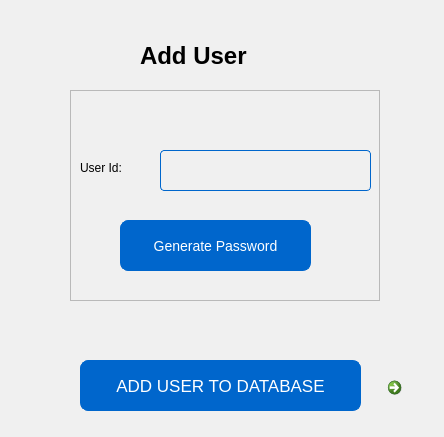
<?xml version="1.0" encoding="UTF-8"?>
<ui version="4.0">
 <class>add_user</class>
 <widget class="QDialog" name="add_user">
  <property name="geometry">
   <rect>
    <x>0</x>
    <y>0</y>
    <width>444</width>
    <height>437</height>
   </rect>
  </property>
  <property name="windowTitle">
   <string>Add User</string>
  </property>
  <property name="styleSheet">
   <string notr="true">background-color: #f0f0f0;</string>
  </property>
  <widget class="QPushButton" name="addUserDB">
   <property name="geometry">
    <rect>
     <x>80</x>
     <y>360</y>
     <width>281</width>
     <height>51</height>
    </rect>
   </property>
   <property name="font">
    <font>
     <family>Arial</family>
     <pointsize>-1</pointsize>
     <bold>false</bold>
    </font>
   </property>
   <property name="styleSheet">
    <string notr="true">QPushButton {
    background-color: #0066CC;
    color: white;
    border: 1px solid #0066CC;
    border-radius: 8px;
    font-size: 17px;
    font-family: 'Arial';
}

QPushButton:hover {
    background-color: #005599;
}

QPushButton:pressed {
    background-color: #004080;
    border: 1px solid #004080;
}</string>
   </property>
   <property name="text">
    <string>ADD USER TO DATABASE</string>
   </property>
  </widget>
  <widget class="QLabel" name="label_3">
   <property name="geometry">
    <rect>
     <x>250</x>
     <y>40</y>
     <width>31</width>
     <height>31</height>
    </rect>
   </property>
   <property name="text">
    <string/>
   </property>
   <property name="pixmap">
    <pixmap resource="img.qrc">:/images/add-user.png</pixmap>
   </property>
   <property name="scaledContents">
    <bool>true</bool>
   </property>
  </widget>
  <widget class="QFrame" name="frame_2">
   <property name="geometry">
    <rect>
     <x>70</x>
     <y>90</y>
     <width>310</width>
     <height>211</height>
    </rect>
   </property>
   <property name="styleSheet">
    <string notr="true">QFrame:hover {
    border: 1px solid #005599;
}

QFrame:focus {
    border: 1px solid #004080;
}</string>
   </property>
   <property name="frameShape">
    <enum>QFrame::StyledPanel</enum>
   </property>
   <property name="frameShadow">
    <enum>QFrame::Raised</enum>
   </property>
   <widget class="QLineEdit" name="id_lineEdit">
    <property name="geometry">
     <rect>
      <x>90</x>
      <y>60</y>
      <width>211</width>
      <height>41</height>
     </rect>
    </property>
    <property name="styleSheet">
     <string notr="true">QLineEdit {
    border: 1px solid #0066CC;
    border-radius: 4px;
    padding: 2px 4px;
    font-size: 12px;
    font-family: 'Arial';
}

QLineEdit:hover {
    border: 1px solid #005599;
}

QLineEdit:focus {
    border: 1px solid #004080;
}
</string>
    </property>
   </widget>
   <widget class="QPushButton" name="generatePassword">
    <property name="geometry">
     <rect>
      <x>50</x>
      <y>130</y>
      <width>191</width>
      <height>51</height>
     </rect>
    </property>
    <property name="styleSheet">
     <string notr="true">QPushButton {
    background-color: #0066CC;
    color: white;
    border: 1px solid #0066CC;
    border-radius: 8px;
    font-size: 14px;
    font-family: 'Arial';
}

QPushButton:hover {
    background-color: #005599;
}

QPushButton:pressed {
    background-color: #004080;
    border: 1px solid #004080;
}</string>
    </property>
    <property name="text">
     <string>Generate Password</string>
    </property>
   </widget>
   <widget class="QLabel" name="label_2">
    <property name="geometry">
     <rect>
      <x>10</x>
      <y>70</y>
      <width>49</width>
      <height>16</height>
     </rect>
    </property>
    <property name="text">
     <string>User Id:</string>
    </property>
   </widget>
  </widget>
  <widget class="QLabel" name="label_4">
   <property name="geometry">
    <rect>
     <x>140</x>
     <y>20</y>
     <width>281</width>
     <height>71</height>
    </rect>
   </property>
   <property name="styleSheet">
    <string notr="true">QLabel{
    font-weight: bold;
    /*text-transform: uppercase;*/
    font-size: 24px;

}</string>
   </property>
   <property name="text">
    <string>Add User</string>
   </property>
  </widget>
  <widget class="QLabel" name="password">
   <property name="geometry">
    <rect>
     <x>130</x>
     <y>310</y>
     <width>211</width>
     <height>31</height>
    </rect>
   </property>
   <property name="text">
    <string/>
   </property>
  </widget>
  <widget class="QCommandLinkButton" name="backButton">
   <property name="geometry">
    <rect>
     <x>380</x>
     <y>370</y>
     <width>51</width>
     <height>53</height>
    </rect>
   </property>
   <property name="text">
    <string/>
   </property>
   <property name="icon">
    <iconset resource="img.qrc">
     <normaloff>:/images/left.png</normaloff>:/images/left.png</iconset>
   </property>
   <property name="iconSize">
    <size>
     <width>30</width>
     <height>30</height>
    </size>
   </property>
  </widget>
  <zorder>label_4</zorder>
  <zorder>addUserDB</zorder>
  <zorder>label_3</zorder>
  <zorder>frame_2</zorder>
  <zorder>password</zorder>
  <zorder>backButton</zorder>
 </widget>
 <resources>
  <include location="img.qrc"/>
 </resources>
 <connections/>
</ui>
